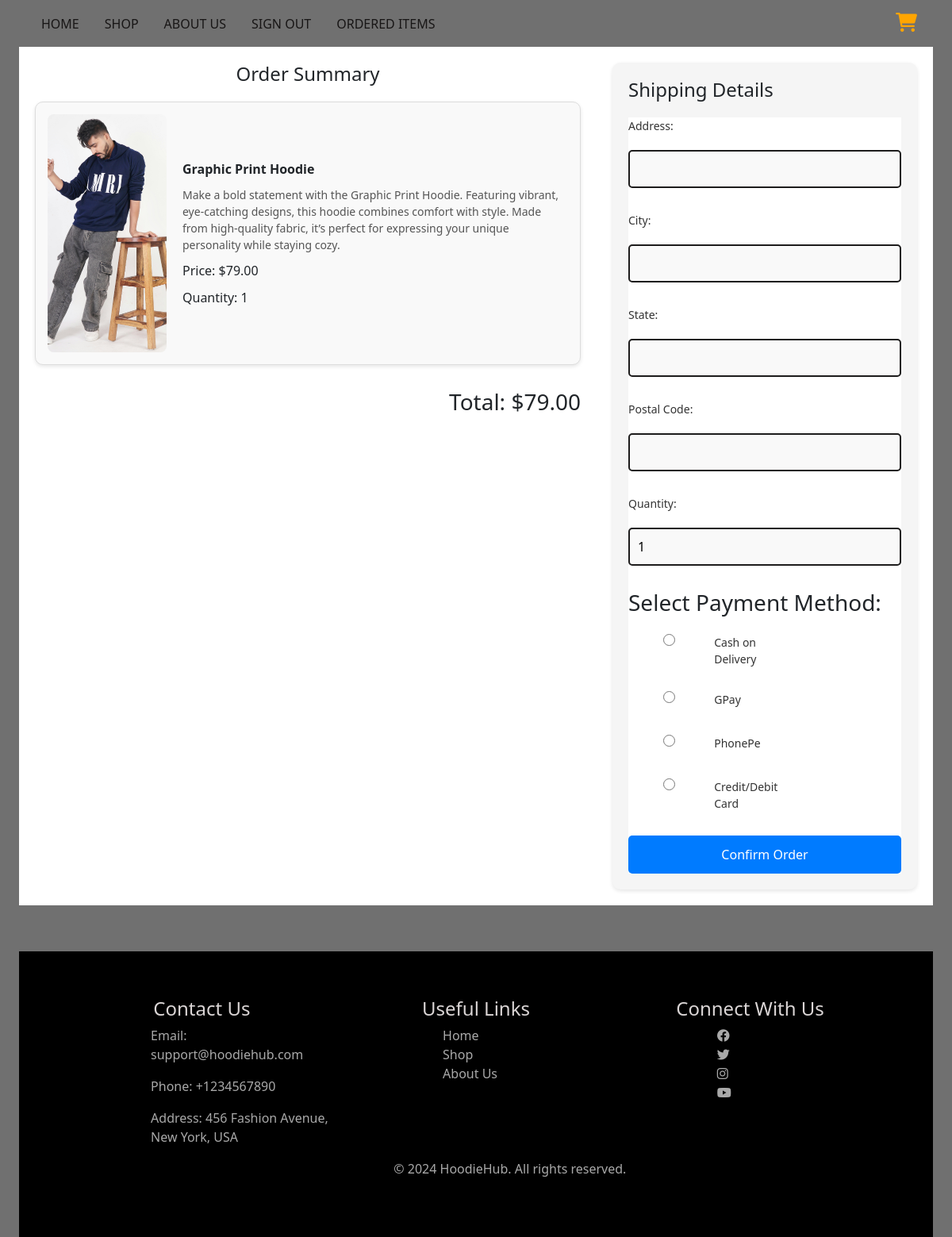
Screenshot of /checkout/23/ (signed in) with the database file from the repository.
### myapp/models.py (models this page shows, shortened)
class Product(models.Model):
    name = models.CharField(max_length=255)
    price = models.DecimalField(max_digits=10, decimal_places=2)
    description = models.TextField()
    image = models.ImageField(upload_to='product_images/', null=True, blank=True)

### myapp/views.py (the view)
# urls.py: path('checkout/<int:product_id>/', views.checkout, name='checkout'),
def checkout(request, product_id):
    product = get_object_or_404(Product, id=product_id)
    cart_item = CartItem.objects.filter(user=request.user, product=product).first()
    if request.method == 'POST':
        quantity = int(request.POST.get('quantity', cart_item.quantity if cart_item else 1))
        if cart_item:
            cart_item.quantity = quantity
            cart_item.save()
        cart_item.refresh_from_db()
    quantity = cart_item.quantity if cart_item else 1
    total_amount = product.price * quantity
    order_items = [{'product': product, 'quantity': quantity, 'price': product.price}]
    context = {
        'order_items': order_items,
        'total_amount': total_amount,
        'quantity': quantity,
    }
    return render(request, 'checkout.html', context)

### myapp/templates/Checkout.html (shortened to what this page needs)
{% extends "Base.html" %}
{% load static %}
{% block content %}
<div class="checkout-container">
    <div class="order-summary">
        <h2>Order Summary</h2>
        <ul>
            {% for item in order_items %}
            <li>
                <div class="item-boxx">
                    <img src="{{ item.product.image.url }}" alt="{{ item.product.name }}" class="product-image">
                    <div class="item-details">
                        <p><strong>{{ item.product.name }}</strong></p>
                        <span>{{ item.product.description }}</span>
                        <p>Price: ${{ item.price }}</p>
                        <p>Quantity: {{ item.quantity }}</p>
                    </div>
                </div>
            </li>
            {% endfor %}
        </ul>
        <div class="total">
            <h3>Total: ${{ total_amount }}</h3>
        </div>
    </div>
    <div class="shipping-details">
        <h2>Shipping Details</h2>
        <form id="checkout-form"  method="post"   onsubmit="showOrderConfirmationAlert(event)" action="{% url 'confirm_order' %}">
            <label for="address">Address:</label>
            <input type="text" id="address" name="address" required>
            <label for="city">City:</label>
            <input type="text" id="city" name="city" required>
            <label for="state">State:</label>
            <input type="text" id="state" name="state" required>
            <label for="zip">Postal Code:</label>
            <input type="text" id="zip" name="zip" required>
           <label for="quantity">Quantity:</label>
           <input type="number" id="quantity" name="quantity"  value="{{ quantity }}" min="1" required>
           <h3>Select Payment Method:</h3>
           <div class="payment-method">
             <input type="radio" id="cod" name="payment_method" value="COD">
               <label for="cod">  Cash on Delivery</label>
           </div>
           <div class="payment-method">
              <input type="radio" id="gpay" name="payment_method" value="GPay">
               <label for="gpay">GPay</label>
           </div>
           <div class="payment-method">
               <input type="radio" id="phonepe" name="payment_method" value="PhonePe">
               <label for="phonepe">PhonePe</label>
           </div>
           <div class="payment-method">
            <input type="radio" id="card" name="payment_method" value="Card">
               <label for="card">Credit/Debit Card</label>
           </div>
            <button type="submit">Confirm Order</button>
        </form>
    </div>
</div>
{% endblock %}

### myapp/static/style/Styles.css (style rules this page uses)
:root { --primaryColor: hsl(233, 52%, 19%); --secondaryColor: hsl(233, 16%, 44%); --hoverColor: hsl(8, 100%, 70%); --blackColor: #707070; --greyText: hsl(0, 0%, 75%); --bgColor: hsl(0, 0%, 100%); --shadowColor: hsla(0, 0%, 0%, 0.314); --gradient: linear-gradient(to bottom, hsl(16, 100%, 71%), hsl(8, 100%, 70%)); --boxShadow: rgba(0, 0, 0, 0.1) 0px 10px 15px -3px, rgba(0, 0, 0, 0.05) 0px 4px 6px -2px; --borderRadius: 10px; --biggestFontSize: 2.4rem; --h1FontSize: 2rem; --h2FontSize: 1.25rem; --h3FontSize: 1rem; --normalFontSize: 0.938rem; --smallFontSize: 0.813rem; --smallerFontSize: 0.75rem; }
body { background-color: #707070; }
span { font-weight: 500; font-size: var(--h3FontSize); color: var(--secondaryColor); }
.checkout-container { display: flex; justify-content: space-between; padding: 20px; background-color: white; gap: 40px; }
.order-summary { flex: 2; }
.order-summary h2 { margin-bottom: 20px; font-size: 24px; text-align: center; }
.order-summary ul { list-style-type: none; padding: 0; }
.order-summary li { margin-bottom: 20px; }
.item-boxx { display: flex; align-items: center; gap: 20px; padding: 15px; border: 1px solid #ddd; border-radius: 10px; background-color: #f9f9f9; box-shadow: 0 2px 5px rgba(0, 0, 0, 0.1); }
.item-boxx img { width: 150px; height: 300px; object-fit: cover; border-radius: 8px; }
.item-details { flex: 1; display: flex; flex-direction: column; justify-content: space-between; }
.item-details p, .item-details span { margin: 5px 0; }
.item-details span { font-size: 14px; color: #555; }
.total { margin-top: 30px; font-size: 20px; font-weight: bold; text-align: right; }
.shipping-details { flex: 1; padding: 20px; border-radius: 10px; background-color: #f5f5f5; box-shadow: 0 2px 5px rgba(0, 0, 0, 0.1); }
.shipping-details h2 { margin-bottom: 20px; font-size: 24px; }
.shipping-details form { display: flex; flex-direction: column; gap: 15px; }
.shipping-details label { margin-bottom: 5px; font-size: 14px; color: #333; }
.shipping-details #checkout-form input { padding: 10px; font-size: 16px; border-radius: 5px; border: 2px solid #1d1c1c; width: 100%; background-color: #f9f9f9; margin-bottom: 15px; }
.shipping-details button { padding: 12px; font-size: 16px; background-color: #007bff; color: white; border: none; border-radius: 5px; cursor: pointer; transition: background-color 0.3s; }
.shipping-details form { background-color: white; }
.payment-method { display: flex; margin-right: 70%; margin-bottom: 10px; }
.payment-method input[type="radio"] { margin-right: 5px; flex-shrink: 0; width: 15px; height: 15px; }

### rows the page displays
Product: product.image (picture), product.name "Graphic Print Hoodie", product.description "Make a bold statement with the Graphic Print Hoodie. Featuring vibrant, eye-catching designs, this hoodie combines comfort with style. Made from high-quality fabric, it’s perfect for expressing your unique personality while staying cozy.", price "79.00", quantity "1"

### other values shown
{{ total_amount }} "79.00"
